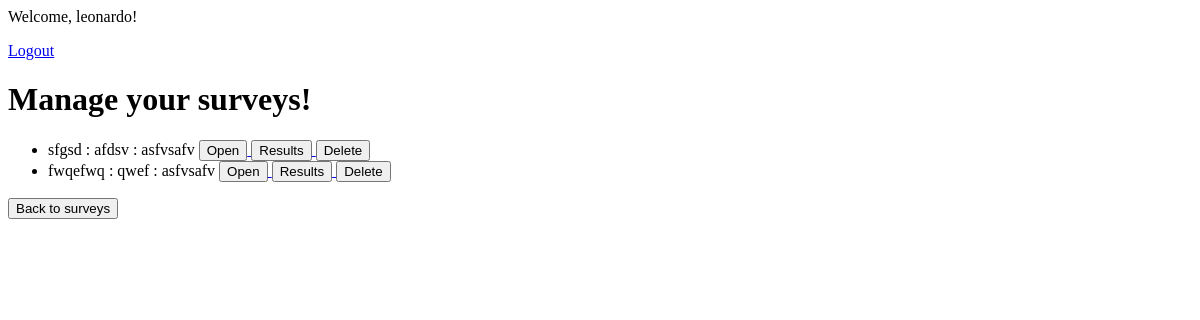
The app's page /manageSurveys/ (signed in), older data.
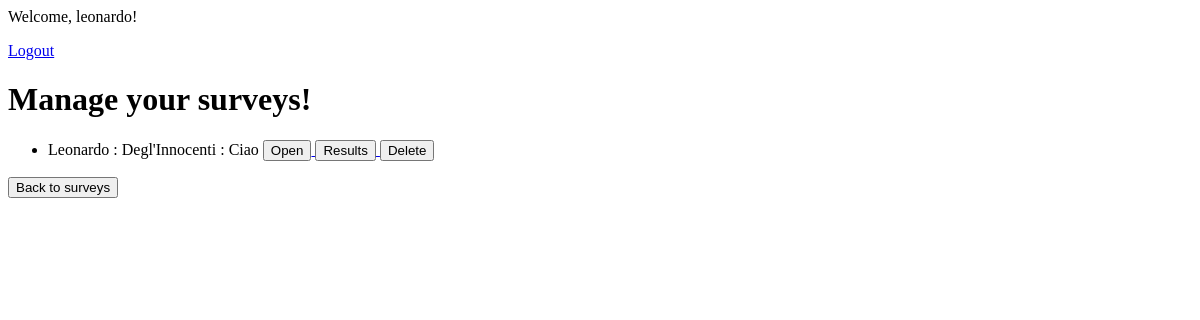
The same page, newer data.
### surveys/models.py (models this page shows, shortened)
class Survey(models.Model):
    id = models.AutoField(primary_key=True)
    name = models.CharField(max_length=50)
    description = models.CharField(max_length=200)
    user = models.ForeignKey(User, on_delete=models.CASCADE, null=True)
    category = models.ForeignKey(Category, on_delete=models.CASCADE, null=True)

class Category(models.Model):
    id = models.AutoField(primary_key=True)
    name = models.CharField(max_length=50)
    user = models.ForeignKey(User, on_delete=models.CASCADE, null=True)
    def __str__(self):
        return self.name

### surveys/views.py (the view)
# urls.py: path('manageSurveys/', views.ManageSurveys.as_view(), name='manageSurveys'),
class ManageSurveys(ListView):
    model = Survey
    template_name = 'manageSurveys.html'
    context_object_name = 'surveys'
    def get_context_data(self, *, object_list=None, **kwargs):
        context = super().get_context_data(**kwargs)
        context['owned_surveys'] = Survey.objects.filter(user=self.request.user)
        return context

### templates/manageSurveys.html
{% extends 'base.html' %}
{% block content %}
<h1>Manage your surveys!</h1>
<ul>
{% for survey in owned_surveys %}
    <li> {{ survey.name }} : {{ survey.description }} : {{ survey.category }}
        <a href="{% url 'viewSurvey' survey.id %}">
            <button class="open" type="button">Open</button>
        </a>
        <a href="{% url 'viewResponses' survey.id %}">
            <button  class="edit" type="button">Results</button>
        </a>
        <a href="{% url 'deleteSurvey' survey.id %}">
            <button class="delete" type="button">Delete</button>
        </a>
    </li>
{% endfor %}
</ul>
    <a href="{% url 'index' %}">
        <button class="home" type="button">Back to surveys</button>
    </a>
{% endblock %}

Row changes from the older to the newer data that the page shows:
removed Survey: name "sfgsd", description "afdsv", category "asfvsafv"
removed Survey: name "fwqefwq", description "qwef", category "asfvsafv"
added Survey: name "Leonardo", description "Degl'Innocenti", category "Ciao"
